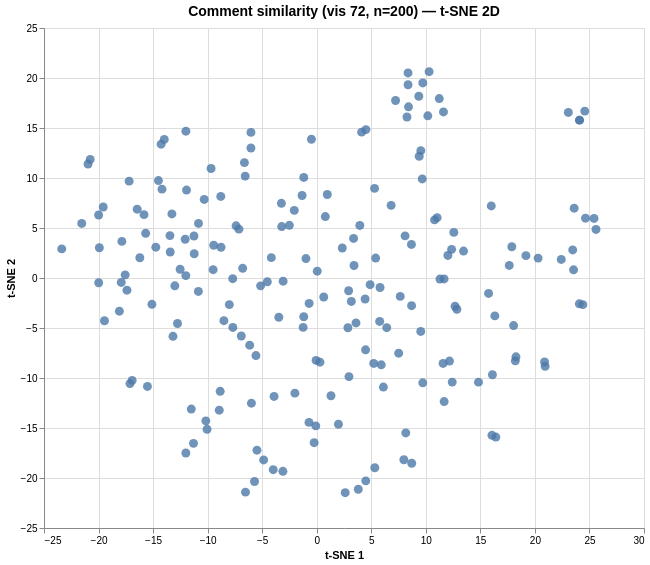

Specify this chart in Vega-Lite:
### Vega specification from a JSON file in a GitHub repository (floating-point values rounded to 4 significant figures; data arrays with more than 128 entries replaced by an {"elided": "..."} marker saying what was removed)
{"$schema": "https://vega.github.io/schema/vega/v6.json", "data": [{"name": "param_1e9efca18e7a2868_store"}, {"name": "source_0", "values": {"elided": "200 records"}}, {"name": "source_0_x_domain_dim_1", "values": [{"min": -23.37, "max": 25.6}]}, {"name": "source_0_y_domain_dim_2", "values": [{"min": -21.47, "max": 20.63}]}], "signals": [{"name": "unit", "value": {}, "on": [{"events": "pointermove", "update": "isTuple(group()) ? group() : unit"}]}, {"name": "param_1e9efca18e7a2868", "update": "vlSelectionResolve(\"param_1e9efca18e7a2868_store\", \"union\")"}, {"name": "param_1e9efca18e7a2868_dim_1", "on": [{"events": [{"source": "view", "type": "dblclick"}], "update": "null"}, {"events": {"signal": "param_1e9efca18e7a2868_translate_delta"}, "update": "panLinear(param_1e9efca18e7a2868_translate_anchor.extent_x, -param_1e9efca18e7a2868_translate_delta.x / width)"}, {"events": {"signal": "param_1e9efca18e7a2868_zoom_delta"}, "update": "zoomLinear(domain(\"x\"), param_1e9efca18e7a2868_zoom_anchor.x, param_1e9efca18e7a2868_zoom_delta)"}]}, {"name": "param_1e9efca18e7a2868_dim_2", "on": [{"events": [{"source": "view", "type": "dblclick"}], "update": "null"}, {"events": {"signal": "param_1e9efca18e7a2868_translate_delta"}, "update": "panLinear(param_1e9efca18e7a2868_translate_anchor.extent_y, param_1e9efca18e7a2868_translate_delta.y / height)"}, {"events": {"signal": "param_1e9efca18e7a2868_zoom_delta"}, "update": "zoomLinear(domain(\"y\"), param_1e9efca18e7a2868_zoom_anchor.y, param_1e9efca18e7a2868_zoom_delta)"}]}, {"name": "param_1e9efca18e7a2868_tuple", "on": [{"events": [{"signal": "param_1e9efca18e7a2868_dim_1 || param_1e9efca18e7a2868_dim_2"}], "update": "param_1e9efca18e7a2868_dim_1 && param_1e9efca18e7a2868_dim_2 ? {unit: \"\", fields: param_1e9efca18e7a2868_tuple_fields, values: [param_1e9efca18e7a2868_dim_1,param_1e9efca18e7a2868_dim_2]} : null"}]}, {"name": "param_1e9efca18e7a2868_tuple_fields", "value": [{"field": "dim_1", "channel": "x", "type": "R"}, {"field": "dim_2", "channel": "y", "type": "R"}]}, {"name": "param_1e9efca18e7a2868_translate_anchor", "value": {}, "on": [{"events": [{"source": "scope", "type": "pointerdown"}], "update": "{x: x(unit), y: y(unit), extent_x: domain(\"x\"), extent_y: domain(\"y\")}"}]}, {"name": "param_1e9efca18e7a2868_translate_delta", "value": {}, "on": [{"events": [{"source": "window", "between": [{"source": "scope", "type": "pointerdown"}, {"source": "window", "type": "pointerup"}], "consume": true, "type": "pointermove"}], "update": "{x: param_1e9efca18e7a2868_translate_anchor.x - x(unit), y: param_1e9efca18e7a2868_translate_anchor.y - y(unit)}"}]}, {"name": "param_1e9efca18e7a2868_zoom_anchor", "on": [{"events": [{"source": "scope", "type": "wheel", "consume": true}], "update": "{x: invert(\"x\", x(unit)), y: invert(\"y\", y(unit))}"}]}, {"name": "param_1e9efca18e7a2868_zoom_delta", "on": [{"events": [{"source": "scope", "consume": true, "type": "wheel"}], "update": "pow(1.001, event.deltaY * pow(16, event.deltaMode))", "force": true}]}, {"name": "param_1e9efca18e7a2868_modify", "on": [{"events": {"signal": "param_1e9efca18e7a2868_tuple"}, "update": "modify(\"param_1e9efca18e7a2868_store\", param_1e9efca18e7a2868_tuple, true)"}]}], "marks": [{"type": "symbol", "name": "marks", "from": {"data": "source_0"}, "encode": {"update": {"size": {"value": 80}, "tooltip": {"signal": "{\"Comment #\": format(datum[\"index\"], \"\"), \"Comment\": isValid(datum[\"comment\"]) ? datum[\"comment\"] : \"\"+datum[\"comment\"]}"}, "x": {"field": "dim_1", "scale": "x"}, "shape": {"value": "circle"}, "fill": {"value": "#4c78a8"}, "opacity": {"value": 0.8}, "y": {"field": "dim_2", "scale": "y"}}}, "interactive": true, "style": ["circle"], "clip": true}], "scales": [{"name": "x", "type": "linear", "domain": [{"signal": "(data(\"source_0_x_domain_dim_1\")[0] || {}).min"}, {"signal": "(data(\"source_0_x_domain_dim_1\")[0] || {}).max"}], "range": [0, {"signal": "width"}], "domainRaw": {"signal": "param_1e9efca18e7a2868[\"dim_1\"]"}, "zero": true, "nice": true}, {"name": "y", "type": "linear", "domain": [{"signal": "(data(\"source_0_y_domain_dim_2\")[0] || {}).min"}, {"signal": "(data(\"source_0_y_domain_dim_2\")[0] || {}).max"}], "range": [{"signal": "height"}, 0], "zero": true, "nice": true, "domainRaw": {"signal": "param_1e9efca18e7a2868[\"dim_2\"]"}}], "axes": [{"scale": "x", "tickCount": {"signal": "ceil(width/40)"}, "ticks": false, "zindex": 0, "grid": true, "aria": false, "minExtent": 0, "orient": "bottom", "labels": false, "maxExtent": 0, "gridScale": "y", "domain": false}, {"scale": "y", "orient": "left", "gridScale": "x", "domain": false, "labels": false, "tickCount": {"signal": "ceil(height/40)"}, "maxExtent": 0, "ticks": false, "aria": false, "zindex": 0, "minExtent": 0, "grid": true}, {"scale": "x", "zindex": 0, "grid": false, "tickCount": {"signal": "ceil(width/40)"}, "title": "t-SNE 1", "labelFlush": true, "orient": "bottom", "labelOverlap": true}, {"scale": "y", "tickCount": {"signal": "ceil(height/40)"}, "zindex": 0, "grid": false, "orient": "left", "labelOverlap": true, "title": "t-SNE 2"}], "title": {"text": "Comment similarity (vis 72, n=200) — t-SNE 2D", "fontSize": 14, "frame": "group"}, "padding": 5, "style": "cell", "width": 600, "background": "white", "height": 500}
